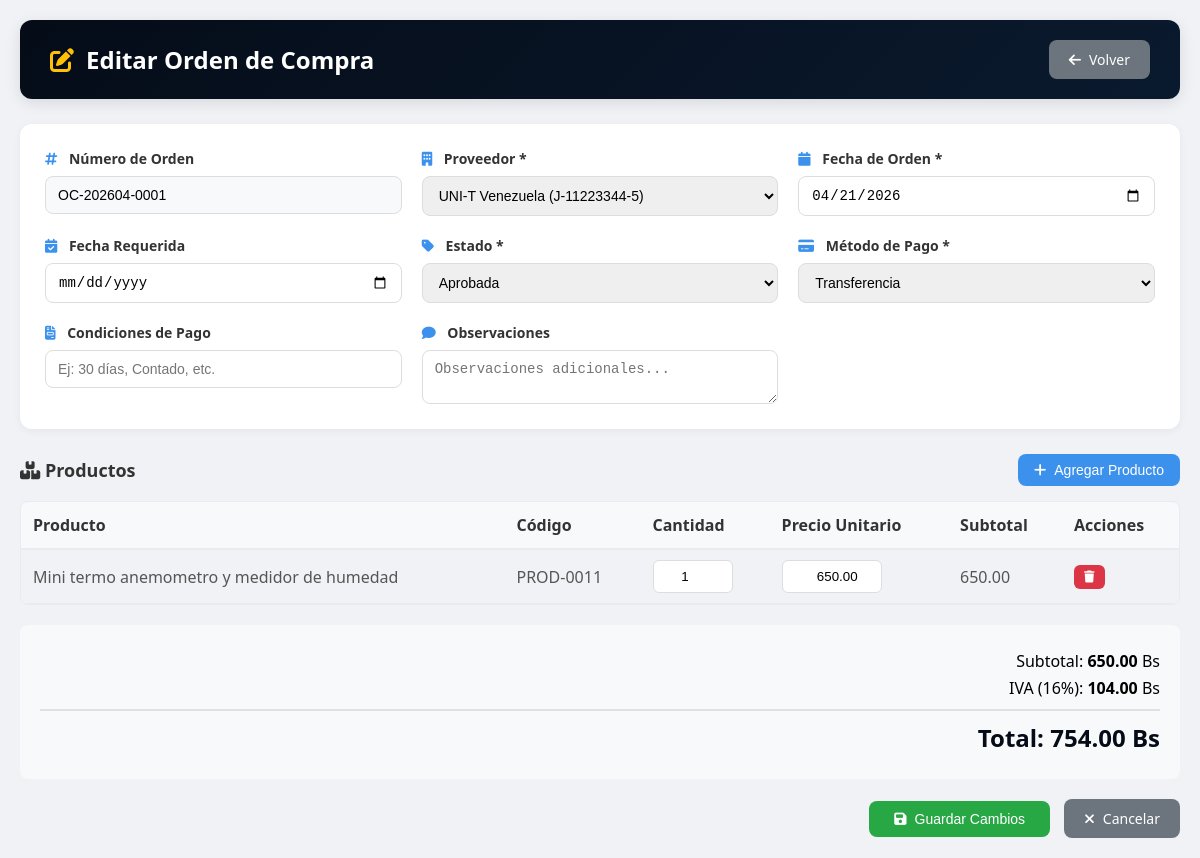
The page /compras/editar_compra.php?id=4 (signed in) on the database its author committed.
### tables this page shows
CREATE TABLE `compras` (
  `id` int NOT NULL AUTO_INCREMENT,
  `numero_orden` varchar(50) NOT NULL,
  `proveedor_id` int NOT NULL,
  `fecha_orden` date NOT NULL,
  `fecha_requerida` date DEFAULT NULL,
  `fecha_recibido` date DEFAULT NULL,
  `subtotal` decimal(12,2) NOT NULL DEFAULT '0.00',
  `iva` decimal(12,2) NOT NULL DEFAULT '0.00',
  `descuento` decimal(12,2) DEFAULT '0.00',
  `total` decimal(12,2) NOT NULL DEFAULT '0.00',
  `estado` enum('cotizacion','aprobada','enviada','recibida_parcial','recibida_total','anulada') DEFAULT 'cotizacion',
  `metodo_pago` enum('transferencia','efectivo','cheque','credito') DEFAULT 'transferencia',
  `condiciones_pago` varchar(100) DEFAULT NULL,
  `usuario_creacion_id` int NOT NULL,
  `usuario_aprobacion_id` int DEFAULT NULL,
  `fecha_aprobacion` datetime DEFAULT NULL,
  `observaciones` text,
  `created_at` timestamp NULL DEFAULT CURRENT_TIMESTAMP,
  `updated_at` timestamp NULL DEFAULT CURRENT_TIMESTAMP ON UPDATE CURRENT_TIMESTAMP,
  PRIMARY KEY (`id`),
  UNIQUE KEY `numero_orden` (`numero_orden`),
  KEY `idx_proveedor_id` (`proveedor_id`),
  KEY `idx_estado` (`estado`),
  KEY `idx_fecha_orden` (`fecha_orden`)
);

CREATE TABLE `proveedores` (
  `id` int NOT NULL AUTO_INCREMENT,
  `codigo` varchar(50) NOT NULL,
  `nombre_comercial` varchar(150) NOT NULL,
  `razon_social` varchar(200) DEFAULT NULL,
  `ruc` varchar(20) DEFAULT NULL,
  `tipo_documento` enum('cedula','ruc','pasaporte','dni') DEFAULT 'ruc',
  `direccion` text,
  `ciudad` varchar(100) DEFAULT NULL,
  `telefono_principal` varchar(20) NOT NULL,
  `telefono_secundario` varchar(20) DEFAULT NULL,
  `email_principal` varchar(100) NOT NULL,
  `email_secundario` varchar(100) DEFAULT NULL,
  `contacto_nombre` varchar(100) DEFAULT NULL,
  `contacto_cargo` varchar(100) DEFAULT NULL,
  `sitio_web` varchar(255) DEFAULT NULL,
  `condiciones_pago` varchar(100) DEFAULT NULL,
  `plazo_entrega` int DEFAULT '0',
  `forma_pago` enum('transferencia','efectivo','cheque','mixto') DEFAULT 'transferencia',
  `moneda` enum('Bs','USD','EUR') DEFAULT 'Bs',
  `estado` enum('activo','inactivo','suspendido') DEFAULT 'activo',
  `saldo_pendiente` decimal(12,2) DEFAULT '0.00',
  `calificacion` decimal(2,1) DEFAULT '0.0',
  `notas` text,
  `created_at` timestamp NULL DEFAULT CURRENT_TIMESTAMP,
  `updated_at` timestamp NULL DEFAULT CURRENT_TIMESTAMP ON UPDATE CURRENT_TIMESTAMP,
  PRIMARY KEY (`id`),
  UNIQUE KEY `codigo` (`codigo`),
  UNIQUE KEY `ruc` (`ruc`),
  KEY `idx_estado` (`estado`),
  KEY `idx_ruc` (`ruc`),
  KEY `idx_codigo` (`codigo`)
);

CREATE TABLE `compra_detalles` (
  `id` int NOT NULL AUTO_INCREMENT,
  `compra_id` int NOT NULL,
  `producto_id` int NOT NULL,
  `cantidad` int NOT NULL DEFAULT '1',
  `precio_unitario` decimal(12,2) NOT NULL DEFAULT '0.00',
  `subtotal` decimal(12,2) NOT NULL DEFAULT '0.00',
  `created_at` timestamp NULL DEFAULT CURRENT_TIMESTAMP,
  PRIMARY KEY (`id`),
  KEY `idx_compra_id` (`compra_id`),
  KEY `idx_producto_id` (`producto_id`),
  CONSTRAINT `compra_detalles_ibfk_1` FOREIGN KEY (`compra_id`) REFERENCES `compras` (`id`) ON DELETE CASCADE,
  CONSTRAINT `compra_detalles_ibfk_2` FOREIGN KEY (`producto_id`) REFERENCES `products` (`id`) ON DELETE CASCADE
);

CREATE TABLE `products` (
  `id` int NOT NULL AUTO_INCREMENT,
  `sku` varchar(100) DEFAULT NULL,
  `name` varchar(255) NOT NULL,
  `price` decimal(10,2) NOT NULL,
  `image_url` varchar(512) DEFAULT NULL,
  `description` text,
  `category` varchar(100) DEFAULT 'General',
  `rating` decimal(2,1) DEFAULT '0.0',
  `views_count` int DEFAULT '0',
  `specs` text,
  `stock` int DEFAULT '0',
  `is_featured` tinyint(1) DEFAULT '0',
  `weight` decimal(10,2) DEFAULT '0.00',
  `dimensions` varchar(100) DEFAULT NULL,
  `currency` varchar(3) DEFAULT 'Bs',
  `created_at` timestamp NULL DEFAULT CURRENT_TIMESTAMP,
  `updated_at` timestamp NULL DEFAULT CURRENT_TIMESTAMP ON UPDATE CURRENT_TIMESTAMP,
  PRIMARY KEY (`id`),
  UNIQUE KEY `sku` (`sku`)
);

### compras/editar_compra.php (the view, shortened to what this page needs)
<?php
$database = new Database();
$db = $database->getConnection();
$compraId = isset($_GET['id']) ? intval($_GET['id']) : 0;
$query = "SELECT c.*, p.nombre_comercial as proveedor_nombre
          FROM compras c
          LEFT JOIN proveedores p ON c.proveedor_id = p.id
          WHERE c.id = :id";
$stmt = $db->prepare($query);
$stmt->bindParam(':id', $compraId, PDO::PARAM_INT);
$stmt->execute();
$compra = $stmt->fetch(PDO::FETCH_ASSOC);
$queryProductos = "SELECT cd.*, pr.name as producto_nombre, pr.sku
                   FROM compra_detalles cd
                   LEFT JOIN products pr ON cd.producto_id = pr.id
                   WHERE cd.compra_id = :compra_id
                   ORDER BY cd.id ASC";
$stmtProductos = $db->prepare($queryProductos);
$stmtProductos->bindParam(':compra_id', $compraId, PDO::PARAM_INT);
$stmtProductos->execute();
$productos = $stmtProductos->fetchAll(PDO::FETCH_ASSOC);
$queryProveedores = "SELECT id, nombre_comercial, ruc FROM proveedores WHERE estado = 'activo' ORDER BY nombre_comercial";
$stmtProveedores = $db->prepare($queryProveedores);
$stmtProveedores->execute();
$proveedores = $stmtProveedores->fetchAll(PDO::FETCH_ASSOC);
$estados = [
    'cotizacion' => 'Cotización',
    'aprobada' => 'Aprobada',
    'enviada' => 'Enviada',
    'recibida_parcial' => 'Recibida Parcial',
    'recibida_total' => 'Recibida Total',
    'anulada' => 'Anulada'
];
$metodosPago = [
    'transferencia' => 'Transferencia',
    'efectivo' => 'Efectivo',
    'cheque' => 'Cheque',
    'credito' => 'Crédito'
];
?>
<!DOCTYPE html>
<html>
<head>
    <link rel="stylesheet" href="https://cdnjs.cloudflare.com/ajax/libs/font-awesome/6.4.0/css/all.min.css">
</head>
<body>
<div class="container">
    <div class="header">
        <h1>
            <i class="fas fa-edit"></i>
            Editar Orden de Compra
        </h1>
        <div>
            <a href="ver_compra.php" class="btn-volver">
                <i class="fas fa-arrow-left"></i> Volver
            </a>
        </div>
    </div>
    <form id="formEditarCompra">
        <div class="form-card">
            <div class="form-grid">
                <div class="form-group">
                    <label><i class="fas fa-hashtag"></i> Número de Orden</label>
                    <input type="text" value="<?php echo htmlspecialchars($compra['numero_orden']); ?>" readonly>
                </div>
                <div class="form-group">
                    <label><i class="fas fa-building"></i> Proveedor *</label>
                    <select name="proveedor_id" id="proveedor_id" required>
                        <?php foreach ($proveedores as $proveedor): ?>
                            <option value="<?php echo $proveedor['id']; ?>"
                                <?php echo ($compra['proveedor_id'] == $proveedor['id']) ? 'selected' : ''; ?>>
                                <?php echo htmlspecialchars($proveedor['nombre_comercial']); ?>
                                (<?php echo htmlspecialchars($proveedor['ruc']); ?>)
                            </option>
                        <?php endforeach; ?>
                    </select>
                </div>
                <div class="form-group">
                    <label><i class="fas fa-calendar"></i> Fecha de Orden *</label>
                    <input type="date" name="fecha_orden" id="fecha_orden"
                           value="<?php echo $compra['fecha_orden']; ?>" required>
                </div>
                <div class="form-group">
                    <label><i class="fas fa-calendar-check"></i> Fecha Requerida</label>
                    <input type="date" name="fecha_requerida" id="fecha_requerida"
                           value="<?php echo $compra['fecha_requerida']; ?>">
                </div>
                <div class="form-group">
                    <label><i class="fas fa-tag"></i> Estado *</label>
                    <select name="estado" id="estado" required>
                        <?php foreach ($estados as $key => $label): ?>
                            <option value="<?php echo $key; ?>"
                                <?php echo ($compra['estado'] == $key) ? 'selected' : ''; ?>>
                                <?php echo $label; ?>
                            </option>
                        <?php endforeach; ?>
                    </select>
                </div>
                <div class="form-group">
                    <label><i class="fas fa-credit-card"></i> Método de Pago *</label>
                    <select name="metodo_pago" id="metodo_pago" required>
                        <?php foreach ($metodosPago as $key => $label): ?>
                            <option value="<?php echo $key; ?>"
                                <?php echo ($compra['metodo_pago'] == $key) ? 'selected' : ''; ?>>
                                <?php echo $label; ?>
                            </option>
                        <?php endforeach; ?>
                    </select>
                </div>
                <div class="form-group">
                    <label><i class="fas fa-file-invoice"></i> Condiciones de Pago</label>
                    <input type="text" name="condiciones_pago" id="condiciones_pago"
                           value="<?php echo htmlspecialchars($compra['condiciones_pago'] ?? ''); ?>"
                           placeholder="Ej: 30 días, Contado, etc.">
                </div>
                <div class="form-group">
                    <label><i class="fas fa-comment"></i> Observaciones</label>
                    <textarea name="observaciones" id="observaciones" rows="2"
                              placeholder="Observaciones adicionales..."><?php echo htmlspecialchars($compra['observaciones'] ?? ''); ?></textarea>
                </div>
            </div>
        </div>
        <div class="productos-section">
            <div class="productos-header">
                <h3><i class="fas fa-boxes"></i> Productos</h3>
                <button type="button" class="btn-agregar" onclick="abrirModalProductos()">
                    <i class="fas fa-plus"></i> Agregar Producto
                </button>
            </div>
            <div class="table-container">
                <table id="tablaProductos">
                    <thead>
                        <tr>
                            <th>Producto</th>
                            <th>Código</th>
                            <th>Cantidad</th>
                            <th>Precio Unitario</th>
                            <th>Subtotal</th>
                            <th>Acciones</th>
                        </tr>
                    </thead>
                    <tbody id="tbodyProductos">
                        <?php foreach ($productos as $producto): ?>
                        <tr data-id="<?php echo $producto['id']; ?>"
                            data-producto-id="<?php echo $producto['producto_id']; ?>">
                            <td>
                                <span class="producto-nombre-txt"><?php echo htmlspecialchars($producto['producto_nombre']); ?></span>
                            </td>
                            <td><?php echo htmlspecialchars($producto['sku'] ?? '-'); ?></td>
                            <td>
                                <input type="number" name="cantidad[]" class="cantidad-input"
                                       value="<?php echo $producto['cantidad']; ?>" step="1" min="1"
                                       onchange="calcularFila(this)">
                            </td>
                            <td>
                                <input type="number" name="precio_unitario[]" class="precio-input"
                                       value="<?php echo $producto['precio_unitario']; ?>" step="0.01" min="0"
                                       onchange="calcularFila(this)">
                            </td>
                            <td class="subtotal-td"><?php echo number_format($producto['subtotal'], 2); ?></td>
                            <td>
                                <button type="button" class="btn-eliminar" onclick="eliminarFila(this)">
                                    <i class="fas fa-trash"></i>
                                </button>
                            </td>
                        </tr>
                        <?php endforeach; ?>
                    </tbody>
                </table>
            </div>
            <div class="totales">
                <p>Subtotal: <strong id="subtotal"><?php echo number_format($compra['subtotal'], 2); ?></strong> Bs</p>
                <p>IVA (16%): <strong id="iva"><?php echo number_format($compra['iva'], 2); ?></strong> Bs</p>
                <p class="total-final">Total: <strong id="total"><?php echo number_format($compra['total'], 2); ?></strong> Bs</p>
            </div>
        </div>
        <div style="text-align: right; margin-top: 20px;">
            <button type="button" class="btn-guardar" onclick="guardarCompra()">
                <i class="fas fa-save"></i> Guardar Cambios
            </button>
            <a href="ver_compra.php" class="btn-volver">
                <i class="fas fa-times"></i> Cancelar
            </a>
        </div>
    </form>
</div>
</body>
</html>

### compras/editar_compra.php (style rules this page uses)
* { margin: 0; padding: 0; box-sizing: border-box; }
body { font-family: 'Segoe UI', Tahoma, Geneva, Verdana, sans-serif; background: #f0f2f5; padding: 20px; }
.container { max-width: 1400px; margin: 0 auto; }
.header { background: linear-gradient(135deg, #050C18 0%, #0a1a2e 100%); color: white; padding: 20px 30px; border-radius: 12px; margin-bottom: 25px; display: flex; justify-content: space-between; align-items: center; box-shadow: 0 4px 15px rgba(0,0,0,0.1); }
.header h1 { font-size: 24px; display: flex; align-items: center; gap: 12px; }
.header h1 i { color: #ffc107; }
.btn-volver { background: #6c757d; color: white; border: none; padding: 10px 20px; border-radius: 8px; cursor: pointer; font-size: 14px; transition: all 0.3s; text-decoration: none; display: inline-flex; align-items: center; gap: 8px; }
.btn-guardar { background: #28a745; color: white; border: none; padding: 10px 25px; border-radius: 8px; cursor: pointer; font-size: 14px; display: inline-flex; align-items: center; gap: 8px; margin-right: 10px; }
.form-card { background: white; border-radius: 12px; padding: 25px; margin-bottom: 25px; box-shadow: 0 2px 10px rgba(0,0,0,0.05); }
.form-grid { display: grid; grid-template-columns: repeat(auto-fit, minmax(300px, 1fr)); gap: 20px; }
.form-group { display: flex; flex-direction: column; gap: 8px; }
.form-group label { font-weight: 600; color: #333; font-size: 14px; }
.form-group label i { margin-right: 8px; color: #3C91ED; }
.form-group input, .form-group select, .form-group textarea { padding: 10px 12px; border: 1px solid #ddd; border-radius: 8px; font-size: 14px; transition: all 0.3s; }
.form-group input[readonly] { background: #f8f9fa; cursor: not-allowed; }
.productos-section { margin-top: 25px; }
.productos-header { display: flex; justify-content: space-between; align-items: center; margin-bottom: 15px; flex-wrap: wrap; gap: 15px; }
.productos-header h3 { color: #333; font-size: 18px; }
.btn-agregar { background: #3C91ED; color: white; border: none; padding: 8px 16px; border-radius: 8px; cursor: pointer; font-size: 14px; display: inline-flex; align-items: center; gap: 8px; }
.btn-eliminar { background: #dc3545; color: white; border: none; padding: 5px 10px; border-radius: 6px; cursor: pointer; font-size: 12px; }
.table-container { overflow-x: auto; border-radius: 8px; border: 1px solid #e9ecef; }
table { width: 100%; border-collapse: collapse; }
th { background: #f8f9fa; padding: 12px; text-align: left; font-weight: 600; color: #333; border-bottom: 2px solid #e9ecef; }
td { padding: 10px 12px; border-bottom: 1px solid #e9ecef; color: #555; }
.cantidad-input { width: 80px; padding: 8px; text-align: center; border: 1px solid #ddd; border-radius: 6px; }
.precio-input { width: 100px; padding: 8px; text-align: right; border: 1px solid #ddd; border-radius: 6px; }
.totales { margin-top: 20px; padding: 20px; background: #f8f9fa; border-radius: 8px; text-align: right; }
.totales p { margin: 5px 0; font-size: 16px; }
.totales .total-final { font-size: 24px; font-weight: bold; color: #050C18; margin-top: 10px; padding-top: 10px; border-top: 2px solid #dee2e6; }

### rows shown on the page
compras: numero_orden "OC-202604-0001", proveedor_id "UNI-T Venezuela (J-11223344-5)", fecha_orden "04/21/2026", estado "Aprobada", metodo_pago "Transferencia", subtotal "650.00", iva "104.00", total "754.00"
compra_detalles: producto.name "Mini termo anemometro y medidor de humedad", producto.sku "PROD-0011", cantidad "1", precio_unitario "650.00", subtotal "650.00"
